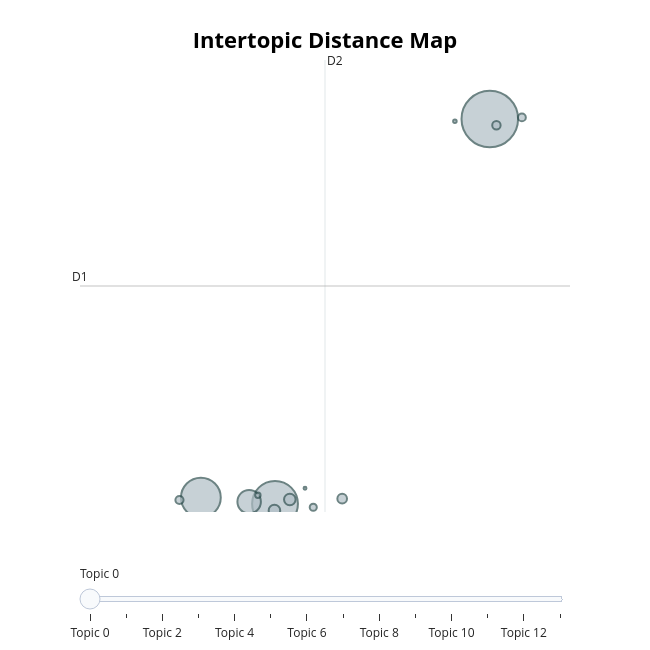
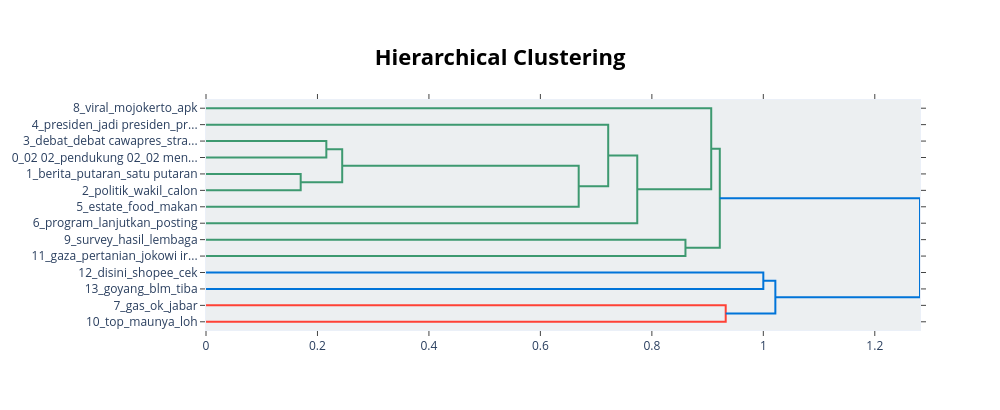

Write notebook code for charts like these, in order.
### Code cell
df_neutral = df_02[df_02['predicted_label'] == 'NEUTRAL']
run_topic_modeling(df_neutral, group_name='NEUTRAL')

### Figure 1 — Plotly figure (JSON) as saved in the notebook; plotly's stock layout.template omitted (floating-point values rounded to 4 significant figures)
{"data": [{"customdata": [[0, "02 02 | pendukung 02 | 02 menang | video | aku", 4933], [1, "berita | putaran | satu putaran | pilpres | detiknews", 3240], [2, "politik | wakil | calon | wakil presiden | tim kampanye", 2442], [3, "debat | debat cawapres | strategi | ekonomi | tema", 849], [4, "presiden | jadi presiden | presiden jokowi | mobil | motor", 206], [5, "estate | food | makan | food estate | makan siang", 205], [6, "program | lanjutkan | posting | kirain | hilirisasi", 144], [7, "gas | ok | jabar | gabung | oke", 109], [8, "viral | mojokerto | apk | video | pos", 102], [9, "survey | hasil | lembaga | tergantung | memenangkan", 95], [10, "top | maunya | loh | samsul | manado", 78], [11, "gaza | pertanian | jokowi iriana | memiliki | pertahanan", 45], [12, "disini | shopee | cek | sekarang | sampai", 19], [13, "goyang | blm | tiba | bareng | tahu", 13]], "hovertemplate": "<b>Topic %{customdata[0]}</b><br>%{customdata[1]}<br>Size: %{customdata[2]}", "legendgroup": "", "marker": {"color": "#B0BEC5", "line": {"color": "DarkSlateGrey", "width": 2}, "size": [4933, 3240, 2442, 849, 206, 205, 144, 109, 102, 95, 78, 45, 19, 13], "sizemode": "area", "sizeref": 3.083, "symbol": "circle"}, "mode": "markers", "name": "", "orientation": "v", "showlegend": false, "type": "scatter", "x": [-5.17, -8.317, -9.404, -8.696, -8.101, -8.326, -7.333, -5.073, -9.718, -4.699, -7.757, -8.568, -5.681, -7.878], "xaxis": "x", "y": [32.76, -0.3366, 0.2024, -0.1536, 0.03634, -0.9032, 0.1057, 32.21, -0.006715, 32.9, -0.6265, 0.406, 32.56, 0.9993], "yaxis": "y"}], "layout": {"annotations": [{"showarrow": false, "text": "D1", "x": -11.18, "y": 18.4, "yshift": 10}, {"showarrow": false, "text": "D2", "x": -7.585, "xshift": 10, "y": 37.83}], "height": 650, "hoverlabel": {"bgcolor": "white", "font": {"family": "Rockwell", "size": 16}}, "legend": {"itemsizing": "constant", "tracegroupgap": 0}, "margin": {"t": 60}, "shapes": [{"line": {"color": "#CFD8DC", "width": 2}, "type": "line", "x0": -7.585, "x1": -7.585, "y0": -1.039, "y1": 37.83}, {"line": {"color": "#9E9E9E", "width": 2}, "type": "line", "x0": -11.18, "x1": -3.994, "y0": 18.4, "y1": 18.4}], "sliders": [{"active": 0, "pad": {"t": 50}, "steps": [{"args": [{"marker.color": [["red", "#B0BEC5", "#B0BEC5", "#B0BEC5", "#B0BEC5", "#B0BEC5", "#B0BEC5", "#B0BEC5", "#B0BEC5", "#B0BEC5", "#B0BEC5", "#B0BEC5", "#B0BEC5", "#B0BEC5"]]}], "label": "Topic 0", "method": "update"}, {"args": [{"marker.color": [["#B0BEC5", "red", "#B0BEC5", "#B0BEC5", "#B0BEC5", "#B0BEC5", "#B0BEC5", "#B0BEC5", "#B0BEC5", "#B0BEC5", "#B0BEC5", "#B0BEC5", "#B0BEC5", "#B0BEC5"]]}], "label": "Topic 1", "method": "update"}, {"args": [{"marker.color": [["#B0BEC5", "#B0BEC5", "red", "#B0BEC5", "#B0BEC5", "#B0BEC5", "#B0BEC5", "#B0BEC5", "#B0BEC5", "#B0BEC5", "#B0BEC5", "#B0BEC5", "#B0BEC5", "#B0BEC5"]]}], "label": "Topic 2", "method": "update"}, {"args": [{"marker.color": [["#B0BEC5", "#B0BEC5", "#B0BEC5", "red", "#B0BEC5", "#B0BEC5", "#B0BEC5", "#B0BEC5", "#B0BEC5", "#B0BEC5", "#B0BEC5", "#B0BEC5", "#B0BEC5", "#B0BEC5"]]}], "label": "Topic 3", "method": "update"}, {"args": [{"marker.color": [["#B0BEC5", "#B0BEC5", "#B0BEC5", "#B0BEC5", "red", "#B0BEC5", "#B0BEC5", "#B0BEC5", "#B0BEC5", "#B0BEC5", "#B0BEC5", "#B0BEC5", "#B0BEC5", "#B0BEC5"]]}], "label": "Topic 4", "method": "update"}, {"args": [{"marker.color": [["#B0BEC5", "#B0BEC5", "#B0BEC5", "#B0BEC5", "#B0BEC5", "red", "#B0BEC5", "#B0BEC5", "#B0BEC5", "#B0BEC5", "#B0BEC5", "#B0BEC5", "#B0BEC5", "#B0BEC5"]]}], "label": "Topic 5", "method": "update"}, {"args": [{"marker.color": [["#B0BEC5", "#B0BEC5", "#B0BEC5", "#B0BEC5", "#B0BEC5", "#B0BEC5", "red", "#B0BEC5", "#B0BEC5", "#B0BEC5", "#B0BEC5", "#B0BEC5", "#B0BEC5", "#B0BEC5"]]}], "label": "Topic 6", "method": "update"}, {"args": [{"marker.color": [["#B0BEC5", "#B0BEC5", "#B0BEC5", "#B0BEC5", "#B0BEC5", "#B0BEC5", "#B0BEC5", "red", "#B0BEC5", "#B0BEC5", "#B0BEC5", "#B0BEC5", "#B0BEC5", "#B0BEC5"]]}], "label": "Topic 7", "method": "update"}, {"args": [{"marker.color": [["#B0BEC5", "#B0BEC5", "#B0BEC5", "#B0BEC5", "#B0BEC5", "#B0BEC5", "#B0BEC5", "#B0BEC5", "red", "#B0BEC5", "#B0BEC5", "#B0BEC5", "#B0BEC5", "#B0BEC5"]]}], "label": "Topic 8", "method": "update"}, {"args": [{"marker.color": [["#B0BEC5", "#B0BEC5", "#B0BEC5", "#B0BEC5", "#B0BEC5", "#B0BEC5", "#B0BEC5", "#B0BEC5", "#B0BEC5", "red", "#B0BEC5", "#B0BEC5", "#B0BEC5", "#B0BEC5"]]}], "label": "Topic 9", "method": "update"}, {"args": [{"marker.color": [["#B0BEC5", "#B0BEC5", "#B0BEC5", "#B0BEC5", "#B0BEC5", "#B0BEC5", "#B0BEC5", "#B0BEC5", "#B0BEC5", "#B0BEC5", "red", "#B0BEC5", "#B0BEC5", "#B0BEC5"]]}], "label": "Topic 10", "method": "update"}, {"args": [{"marker.color": [["#B0BEC5", "#B0BEC5", "#B0BEC5", "#B0BEC5", "#B0BEC5", "#B0BEC5", "#B0BEC5", "#B0BEC5", "#B0BEC5", "#B0BEC5", "#B0BEC5", "red", "#B0BEC5", "#B0BEC5"]]}], "label": "Topic 11", "method": "update"}, {"args": [{"marker.color": [["#B0BEC5", "#B0BEC5", "#B0BEC5", "#B0BEC5", "#B0BEC5", "#B0BEC5", "#B0BEC5", "#B0BEC5", "#B0BEC5", "#B0BEC5", "#B0BEC5", "#B0BEC5", "red", "#B0BEC5"]]}], "label": "Topic 12", "method": "update"}, {"args": [{"marker.color": [["#B0BEC5", "#B0BEC5", "#B0BEC5", "#B0BEC5", "#B0BEC5", "#B0BEC5", "#B0BEC5", "#B0BEC5", "#B0BEC5", "#B0BEC5", "#B0BEC5", "#B0BEC5", "#B0BEC5", "red"]]}], "label": "Topic 13", "method": "update"}]}], "title": {"font": {"color": "Black", "size": 22}, "text": "<b>Intertopic Distance Map</b>", "x": 0.5, "xanchor": "center", "y": 0.95, "yanchor": "top"}, "width": 650, "xaxis": {"anchor": "y", "domain": [0, 1], "range": [-11.18, -3.994], "title": {"text": ""}, "visible": false}, "yaxis": {"anchor": "x", "domain": [0, 1], "range": [-1.039, 37.83], "title": {"text": ""}, "visible": false}}}

### Figure 2 — Plotly figure (JSON) as saved in the notebook; plotly's stock layout.template omitted (floating-point values rounded to 4 significant figures)
{"data": [{"hoverinfo": "text", "marker": {"color": "rgb(61,153,112)"}, "mode": "lines", "type": "scatter", "x": [0.0, 0.2159, 0.2159, 0.0], "xaxis": "x", "y": [-25.0, -25.0, -35.0, -35.0], "yaxis": "y"}, {"hoverinfo": "text", "marker": {"color": "rgb(61,153,112)"}, "mode": "lines", "type": "scatter", "x": [0.0, 0.1699, 0.1699, 0.0], "xaxis": "x", "y": [-45.0, -45.0, -55.0, -55.0], "yaxis": "y"}, {"hoverinfo": "text", "marker": {"color": "rgb(61,153,112)"}, "mode": "lines", "type": "scatter", "x": [0.2159, 0.2444, 0.2444, 0.1699], "xaxis": "x", "y": [-30.0, -30.0, -50.0, -50.0], "yaxis": "y"}, {"hoverinfo": "text", "marker": {"color": "rgb(61,153,112)"}, "mode": "lines", "type": "scatter", "x": [0.2444, 0.6687, 0.6687, 0.0], "xaxis": "x", "y": [-40.0, -40.0, -65.0, -65.0], "yaxis": "y"}, {"hoverinfo": "text", "marker": {"color": "rgb(61,153,112)"}, "mode": "lines", "type": "scatter", "x": [0.0, 0.7217, 0.7217, 0.6687], "xaxis": "x", "y": [-15.0, -15.0, -52.5, -52.5], "yaxis": "y"}, {"hoverinfo": "text", "marker": {"color": "rgb(61,153,112)"}, "mode": "lines", "type": "scatter", "x": [0.7217, 0.7738, 0.7738, 0.0], "xaxis": "x", "y": [-33.75, -33.75, -75.0, -75.0], "yaxis": "y"}, {"hoverinfo": "text", "marker": {"color": "rgb(61,153,112)"}, "mode": "lines", "type": "scatter", "x": [0.0, 0.9065, 0.9065, 0.7738], "xaxis": "x", "y": [-5.0, -5.0, -54.38, -54.38], "yaxis": "y"}, {"hoverinfo": "text", "marker": {"color": "rgb(61,153,112)"}, "mode": "lines", "type": "scatter", "x": [0.0, 0.8603, 0.8603, 0.0], "xaxis": "x", "y": [-85.0, -85.0, -95.0, -95.0], "yaxis": "y"}, {"hoverinfo": "text", "marker": {"color": "rgb(61,153,112)"}, "mode": "lines", "type": "scatter", "x": [0.9065, 0.9219, 0.9219, 0.8603], "xaxis": "x", "y": [-29.69, -29.69, -90.0, -90.0], "yaxis": "y"}, {"hoverinfo": "text", "marker": {"color": "rgb(0,116,217)"}, "mode": "lines", "type": "scatter", "x": [0.0, 1.0, 1.0, 0.0], "xaxis": "x", "y": [-105.0, -105.0, -115.0, -115.0], "yaxis": "y"}, {"hoverinfo": "text", "marker": {"color": "rgb(255,65,54)"}, "mode": "lines", "type": "scatter", "x": [0.0, 0.9325, 0.9325, 0.0], "xaxis": "x", "y": [-125.0, -125.0, -135.0, -135.0], "yaxis": "y"}, {"hoverinfo": "text", "marker": {"color": "rgb(0,116,217)"}, "mode": "lines", "type": "scatter", "x": [1.0, 1.022, 1.022, 0.9325], "xaxis": "x", "y": [-110.0, -110.0, -130.0, -130.0], "yaxis": "y"}, {"hoverinfo": "text", "marker": {"color": "rgb(0,116,217)"}, "mode": "lines", "type": "scatter", "x": [0.9219, 1.281, 1.281, 1.022], "xaxis": "x", "y": [-59.84, -59.84, -120.0, -120.0], "yaxis": "y"}], "layout": {"autosize": false, "height": 410, "hoverlabel": {"bgcolor": "white", "font": {"family": "Rockwell", "size": 16}}, "hovermode": "closest", "plot_bgcolor": "#ECEFF1", "showlegend": false, "title": {"font": {"color": "Black", "size": 22}, "text": "<b>Hierarchical Clustering</b>", "x": 0.5, "xanchor": "center", "yanchor": "top"}, "width": 1000, "xaxis": {"mirror": "allticks", "rangemode": "tozero", "showgrid": false, "showline": true, "showticklabels": true, "ticks": "outside", "type": "linear", "zeroline": false}, "yaxis": {"mirror": "allticks", "range": [-140, 0], "rangemode": "tozero", "showgrid": false, "showline": true, "showticklabels": true, "tickmode": "array", "ticks": "outside", "ticktext": ["8_viral_mojokerto_apk", "4_presiden_jadi presiden_pr...", "3_debat_debat cawapres_stra...", "0_02 02_pendukung 02_02 men...", "1_berita_putaran_satu putaran", "2_politik_wakil_calon", "5_estate_food_makan", "6_program_lanjutkan_posting", "9_survey_hasil_lembaga", "11_gaza_pertanian_jokowi ir...", "12_disini_shopee_cek", "13_goyang_blm_tiba", "7_gas_ok_jabar", "10_top_maunya_loh"], "tickvals": [-5, -15, -25, -35, -45, -55, -65, -75, -85, -95, -105, -115, -125, -135], "type": "linear", "zeroline": false}}}
